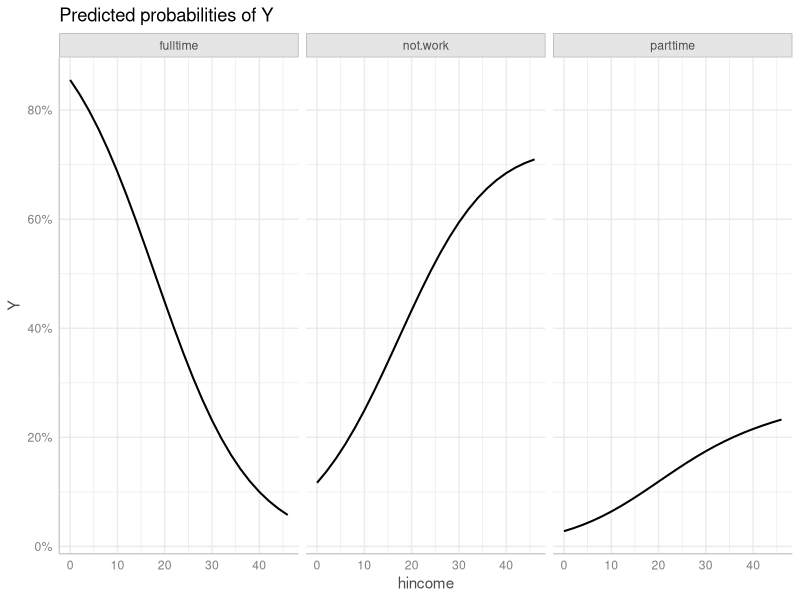

This chart was generated by the following R code:
## ---- chunk 1
knitr::opts_chunk$set(echo = TRUE)
## ---- chunk 2
library(carData)
data("Womenlf")

# Labour-Force Participation
summary(Womenlf$partic)
## ---- chunk 3
library(nnet)
m <- multinom(partic ~ hincome + children, data = Womenlf, 
              Hess = TRUE)
## ---- chunk 4
head(fitted(m))
## ---- chunk 5
Y <- round(fitted(m) * 100)
head(Y)
## ---- chunk 6
m2 <- multinom(Y ~ hincome + children, 
               data = Womenlf,
               Hess = TRUE)
## ---- chunk 7
head(fitted(m2))
## ---- chunk 8
library(ggeffects)
plot(ggpredict(m2, terms = "hincome"))
